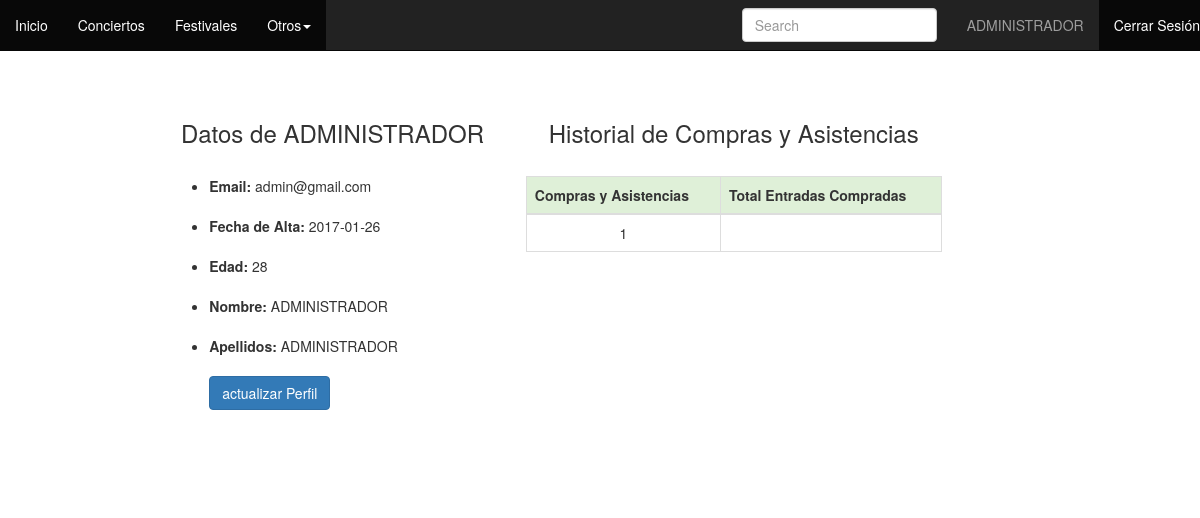
The page /usuarios/perfil_usuario.php (signed in) on the database its author committed.
### tables this page shows
CREATE TABLE `usuarios` (
  `CORREO_ELECTRONICO` varchar(50) NOT NULL,
  `PASSWD` varchar(64) NOT NULL,
  `FECHA_ALTA` date DEFAULT NULL,
  `EDAD` int(3) DEFAULT NULL,
  `APELLIDOS` varchar(50) NOT NULL,
  `NOMBRE` varchar(50) NOT NULL,
  `TIPO_USUARIO` tinyint(1) DEFAULT NULL
);

### usuarios/perfil_usuario.php (the view, shortened to what this page needs)
<!DOCTYPE html>
<html>
  <head>
  </head>
  <body>
    <?php
    include 'conexion.php';
    include 'barra_menu_perfil.php';
    $id=$_SESSION['CORREO_ELECTRONICO'];
    $query2 = "SELECT COUNT(compra.ID_EVENTO) as Num_Compras, SUM(compra.NUMERO_ENTRADAS) as Total_Entradas_Compradas
              FROM usuarios JOIN compra ON usuarios.CORREO_ELECTRONICO = compra.CORREO_ELECTRONICO JOIN eventos ON compra.ID_EVENTO = eventos.ID_EVENTO
              WHERE usuarios.CORREO_ELECTRONICO = '$id'
              GROUP BY usuarios.CORREO_ELECTRONICO";
    if ($resultado = $connection->query("SELECT CORREO_ELECTRONICO, FECHA_ALTA, EDAD, APELLIDOS, NOMBRE FROM usuarios where CORREO_ELECTRONICO = '$id';")) {
  ?>
  <div class="row evita_menu">
  <div class="col-md-offset-1 col-md-4">
    <h3>Datos de <?php echo $_SESSION['NOMBRE'] ?></h3>
  <?php
      echo "<br>";
                  echo "<ul>";
              while ($objeto = $resultado->fetch_object()) {
                  echo '<li><b>Email:</b> '.$objeto->CORREO_ELECTRONICO.'</li><br>';
                  echo '<li><b>Fecha de Alta:</b> '.$objeto->FECHA_ALTA.'</li><br>';
                  echo '<li><b>Edad:</b> '.$objeto->EDAD.'</li><br>';
                  echo '<li><b>Nombre:</b> '.$objeto->NOMBRE.'</li><br>';
                  echo '<li><b>Apellidos:</b> '.$objeto->APELLIDOS.'</li><br>';
                  echo '<td><a class="btn btn-primary" title="actualizar" href="actualizar_perfil_usuario.php?id='.$objeto->CORREO_ELECTRONICO.'">actualizar Perfil</a></td>';
              }
          }
     ?>
   </ul>
</div>
  <div class=" col-md-5">
   <table class="table table-bordered">
     <h3>Historial de Compras y Asistencias</h3><br>
   <thead>
     <tr class="success">
       <th>Compras y Asistencias</th>
       <th>Total Entradas Compradas</th>
   </thead>
   <?php
    if ($resultado2=$connection2->query($query2)) {
             while ($objeto2 = $resultado2->fetch_object()) {
                 echo '<tr>';
                 echo '<td>'.$objeto2->Num_Compras.'</td>';
                 echo '<td>'.$objeto2->Total_Entradas_Compradas.'</td>';
                 echo "</tr>";
    }
  }
  ?>
    </table>
  </div>
</div>
  <br>
</body>
</html>

### usuarios/perfil_usuario.php (style rules this page uses)
table { text-align: center; border-collapse: collapse; }
th { text-align: center; }
h3 { text-align: center; }
.evita_menu { margin-top: 50px; padding: 50px; }

### rows shown on the page
usuarios: CORREO_ELECTRONICO "admin@gmail.com", FECHA_ALTA "2017-01-26", EDAD "28", NOMBRE "ADMINISTRADOR", APELLIDOS "ADMINISTRADOR"

### other values the page prints
$_SESSION['NOMBRE'] "ADMINISTRADOR"
$objeto2->Num_Compras "1"
